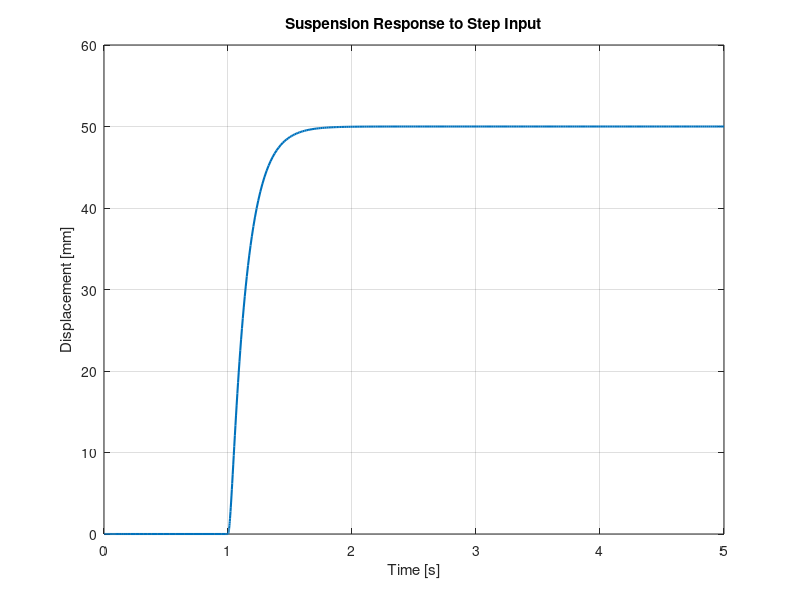

Reproduce this figure in MATLAB.
% front_suspension_sim.m
% Simulate front suspension (1-DOF mass-spring-damper) response to terrain input

clear; clc;

%% Parameters
m = 20;             % Mass [kg] (fork + partial rider)
k = 8000;           % Spring constant [N/m]
c = 1200;           % Damping coefficient [Ns/m]

%% Terrain input (step bump at t=1s)
y = @(t) 0.05 * (t >= 1);        % 5 cm bump
dy = @(t) 0;                     % Derivative of step is zero

%% State-space ODE system
% z = [x; x_dot], where x is suspension displacement
odefun = @(t, z) [
    z(2);
    (-c*(z(2) - dy(t)) - k*(z(1) - y(t))) / m
];

%% Simulation
tspan = [0 5];
z0 = [0; 0];                     % Initial conditions
[t, z] = ode45(odefun, tspan, z0);

x = z(:,1);                      % Suspension displacement

%% Plot
figure;
plot(t, x*1000, 'LineWidth', 1.5);
xlabel('Time [s]');
ylabel('Displacement [mm]');
title('Suspension Response to Step Input');
grid on;